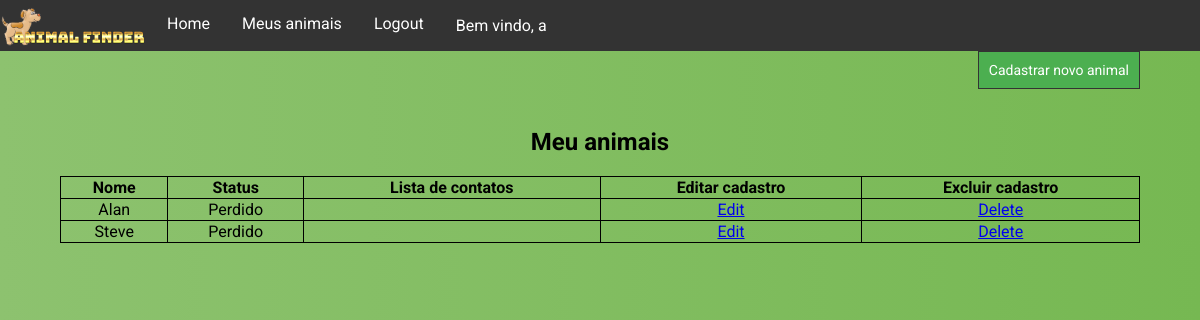
Page /meus_animais/ (signed in) on the earlier database version.
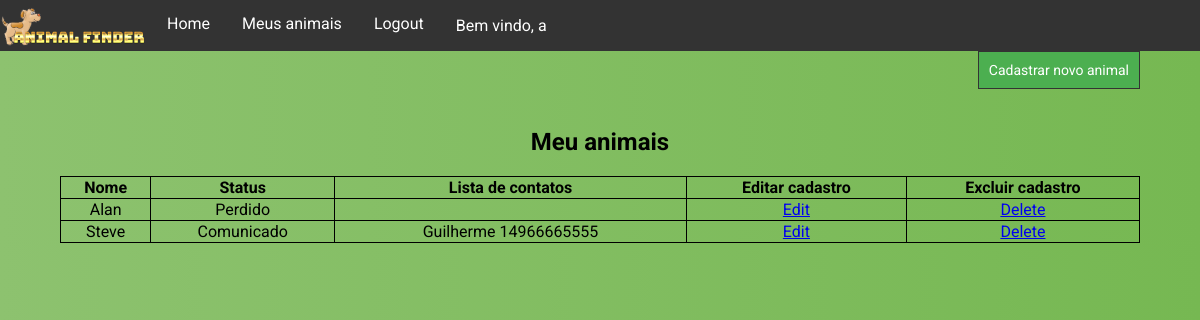
Same page on the later database version.
### usuario/models.py (models this page shows, shortened)
class Dono(AbstractBaseUser):
    email = models.EmailField(verbose_name="email", unique=True, max_length=100)
    nome = models.CharField(max_length=100)
    telefone = models.CharField(max_length=20)
    date_joined = models.DateTimeField(verbose_name="date_joined", auto_now_add=True)
    last_login = models.DateTimeField(verbose_name="last_login", auto_now=True)
    is_admin = models.BooleanField(default=False)
    is_active = models.BooleanField(default=True)
    is_staff = models.BooleanField(default=False)
    is_superuser = models.BooleanField(default=False)
    USERNAME_FIELD = 'email'
    REQUIRED_FIELDS = ['nome', 'telefone']
    objects = DonoManager()

### main/models.py (models this page shows, shortened)
class Animal(models.Model):
    foto  = models.ImageField(upload_to=UploadToPathAndRename('{}'.format(time.strftime("%Y_%m_%d_"))))
    nome  = models.CharField(max_length=100)
    idade = models.CharField(max_length=3, blank=True)
    cidade_desaparecimento = models.CharField(max_length=50)
    estado_desaparecimento = models.CharField(max_length=50)
    status = models.IntegerField(choices=STATUS_ANIMAL, default=1, blank=True)
    dono = models.ForeignKey(Dono, on_delete=models.CASCADE,  null=True)
    informacoes_extras = models.TextField(max_length=250, blank=True)

class Contato(models.Model):
    nome = models.CharField(max_length=100)
    telefone = models.CharField(max_length=20)
    animal = models.ForeignKey(Animal, on_delete=models.CASCADE, null=True)

### main/views.py (the view)
# urls.py: path("meus_animais/", meus_animais, name="meus_animais"),
@login_required
def meus_animais(request):
    animals = [i for i in Animal.objects.all() if i.dono.email==request.user.email]
    contatos = []
    for a in animals:
        contatos.append(Contato.objects.filter(animal__id=a.id))
    context = {'animais': zip(animals, contatos) }
    return render(request, 'meus_animais.html', context)

### main/templates/meus_animais.html
{% extends 'base.html' %}
{% block css %}
  {% load static %}
  <link href="{% static 'meus_animais_style.css' %}"  rel="stylesheet">
{% endblock css %}
{% block content %}
    <div class="new_animal">
      <form action="{%  url 'novo_animal' %}">
        <button type="submit">Cadastrar novo animal</button>
      </form>
    </div>
  <br>
  <br><br>
  <table class="table_animal_status">
    <thead>
      <tr>
        <th>Nome</th>
        <th>Status</th>
        <th>Lista de contatos</th>
        <th>Editar cadastro</th>
        <th>Excluir cadastro</th>
      </tr>
      </thead>
    <tbody>
    <h2 style="text-align: center;"> Meu animais </h2>
    {% for animal, contatos in animais %}
      <tr>
      <td>
        {{animal.nome}}
      </td>
      <td>
        {{animal.get_status_display}}
      </td>
      <td>
        {% for contato in contatos %}
          {{contato.nome}}
          {{contato.telefone}}
          <br>
        {% endfor %}
      </td>
      <td><a class="btn btn-warning" href="{%  url 'animal_edit' animal.id %}">Edit</a>
            </td>
			<td><a class="btn btn-danger" href="{%  url 'animal_delete' animal.id %}">Delete</a>
			</td>
    </tr>
    {% endfor %}
  </tbody>
  </table>
{% endblock content %}

### main/templates/base.html
<!DOCTYPE html>
<html>
<head>
  {% load static %}
  <link href="{% static 'general_style.css' %}"  rel="stylesheet">
  {% block css %}
  {% endblock css %}
  {% load static %}
  <link href="{% static 'nav_style.css' %}"  rel="stylesheet">
    <div class="nav">
      <ul>
          <li class="li-logo"><img class="logo" src="/static/ANIMAL_FINDER_LOGO.png" alt="Logo"></li>
      {% if request.user.is_authenticated %}
          <li><a href="{% url 'home' %}">Home</a></li>
          <li><a href="{% url 'meus_animais' %}">Meus animais</a></li>
          <li><a href="{% url 'logout' %}">Logout</a></li>
          <li class='welcome_message'><p>Bem vindo, {{request.user.nome}}</p></li>
      {% else %}
          <li><a href="{% url 'home' %}">Home</a></li>
          <li><a href="{% url 'register' %}">Registrar</a></li>
          <li><a href="{% url 'login' %}">Login</a></li>
      {% endif %}
      </ul>
    </div>
</head>
<body>
  {% block content %}
  {% endblock content %}
</body>
</html>

### static/general_style.css (style rules this page uses)
* { font-family: "Roboto", sans-serif; }
body { border: 0px; margin: 0px; background: #76b852; background: -webkit-linear-gradient(right, #76b852, #8DC26F); background: -moz-linear-gradient(right, #76b852, #8DC26F); background: -o-linear-gradient(right, #76b852, #8DC26F); background: linear-gradient(to left, #76b852, #8DC26F); font-family: "Roboto", sans-serif; -webkit-font-smoothing: antialiased; -moz-osx-font-smoothing: grayscale; }

### main/static/meus_animais_style.css (style rules this page uses)
.new_animal button { font-size: 30px; display: block; float: right; outline: 0; background: #4CAF50; margin-right: 5%; border: 1px solid #333; padding: 10px; color: #FFFFFF; font-size: 14px; -webkit-transition: all 0.3 ease; transition: all 0.3 ease; cursor: pointer; }
.table_animal_status { width:90%; margin-left: 5%; }
.table_animal_status, .table_animal_status th, .table_animal_status td { border: 1px solid black; border-collapse: collapse; text-align: center; }

### static/nav_style.css (style rules this page uses)
.nav ul { list-style-type: none; margin: 0; padding: 0; overflow: hidden; background-color: #333; }
.nav li { float: left; }
.nav li a { display: block; color: white; text-align: center; padding: 14px 16px; text-decoration: none; }
.nav li p { padding: 0px 14px 0px 16px; color: white; }

Differences in the rows shown:
changed Animal "Steve": status "Perdido" → "Comunicado"
added Contato: nome "Guilherme", telefone "14966665555", shown under Animal "Steve"
